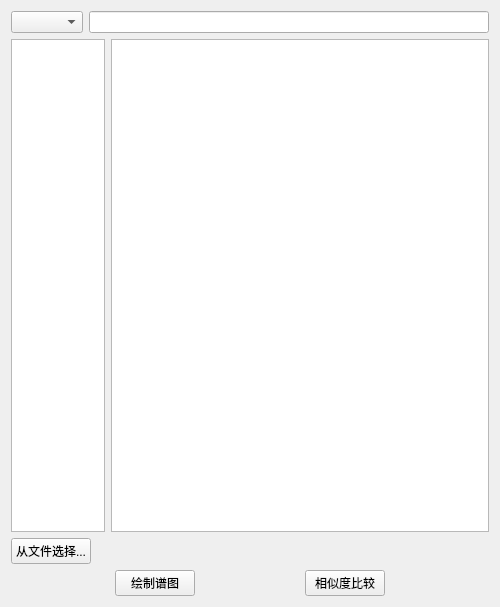
<?xml version="1.0" encoding="UTF-8"?>
<ui version="4.0">
 <class>Form</class>
 <widget class="QWidget" name="Form">
  <property name="geometry">
   <rect>
    <x>0</x>
    <y>0</y>
    <width>500</width>
    <height>607</height>
   </rect>
  </property>
  <property name="windowTitle">
   <string>Form</string>
  </property>
  <layout class="QVBoxLayout" name="verticalLayout">
   <item>
    <layout class="QHBoxLayout" name="horizontalLayout">
     <item>
      <widget class="QComboBox" name="comboBox"/>
     </item>
     <item>
      <widget class="QLineEdit" name="lineEdit"/>
     </item>
    </layout>
   </item>
   <item>
    <layout class="QHBoxLayout" name="horizontalLayout_2">
     <item>
      <widget class="QListWidget" name="listAPP">
       <property name="sizePolicy">
        <sizepolicy hsizetype="Expanding" vsizetype="Expanding">
         <horstretch>1</horstretch>
         <verstretch>0</verstretch>
        </sizepolicy>
       </property>
      </widget>
     </item>
     <item>
      <widget class="QTableWidget" name="tableSpecSeg">
       <property name="sizePolicy">
        <sizepolicy hsizetype="Expanding" vsizetype="Expanding">
         <horstretch>4</horstretch>
         <verstretch>0</verstretch>
        </sizepolicy>
       </property>
      </widget>
     </item>
    </layout>
   </item>
   <item>
    <widget class="QPushButton" name="button_Select">
     <property name="sizePolicy">
      <sizepolicy hsizetype="Fixed" vsizetype="Fixed">
       <horstretch>0</horstretch>
       <verstretch>0</verstretch>
      </sizepolicy>
     </property>
     <property name="text">
      <string>从文件选择...</string>
     </property>
    </widget>
   </item>
   <item>
    <layout class="QHBoxLayout" name="horizontalLayout_3">
     <item>
      <widget class="QPushButton" name="button_Draw">
       <property name="sizePolicy">
        <sizepolicy hsizetype="Fixed" vsizetype="Fixed">
         <horstretch>0</horstretch>
         <verstretch>0</verstretch>
        </sizepolicy>
       </property>
       <property name="text">
        <string>绘制谱图</string>
       </property>
      </widget>
     </item>
     <item>
      <widget class="QPushButton" name="button_Compare">
       <property name="sizePolicy">
        <sizepolicy hsizetype="Fixed" vsizetype="Fixed">
         <horstretch>0</horstretch>
         <verstretch>0</verstretch>
        </sizepolicy>
       </property>
       <property name="text">
        <string>相似度比较</string>
       </property>
      </widget>
     </item>
    </layout>
   </item>
  </layout>
 </widget>
 <resources/>
 <connections/>
</ui>
